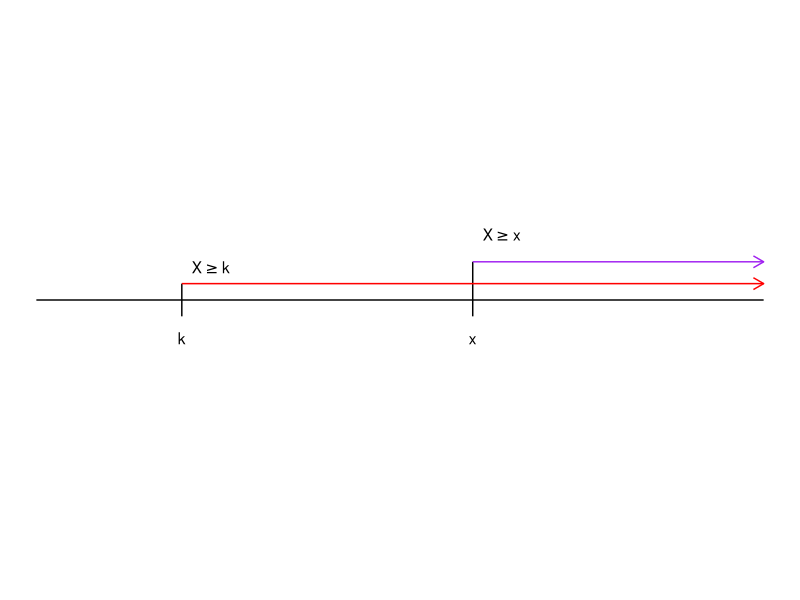
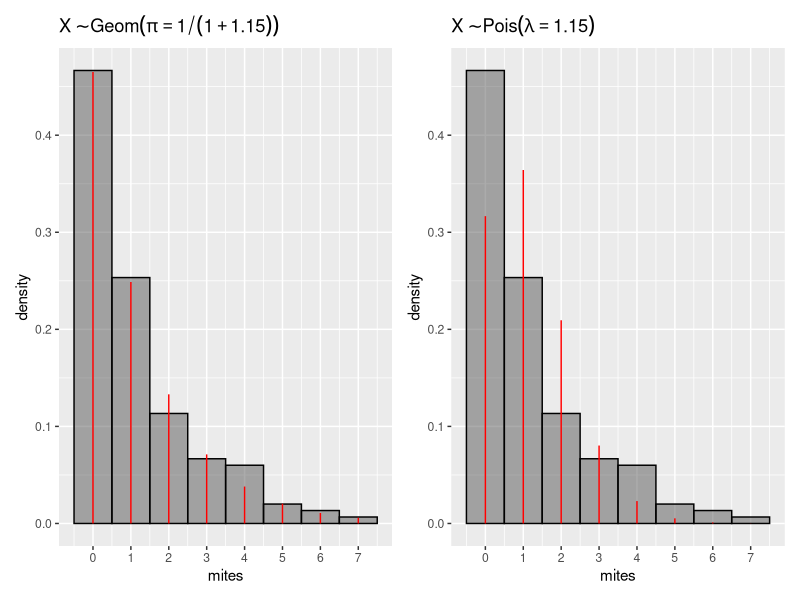

Write the R code that produced these figures, in order.
## ---- chunk 1
knitr::opts_chunk$set(echo = TRUE)
library(tidyverse)
library(patchwork)
## ---- chunk 2

ggplot(data = NULL) +
  geom_line(mapping = aes(x = 0:5, y = 0))+
  geom_segment( mapping = aes(x = 3, xend = 3, y = -0.003, yend = 0.007))+
  geom_segment( mapping = aes(x = 1, xend = 1, y = -0.003, yend = 0.003))+
  annotate(geom = "text", x = 3, y = -0.007,label = "x")+
  annotate(geom = "text", x = 1, y = -0.007,label = "k")+
  geom_segment( mapping = aes(x = 3, xend = 5, y = 0.007, yend = 0.007), arrow = arrow(length = unit(0.3, "cm")),color="purple")+
  geom_segment( mapping = aes(x = 1, xend = 5, y = 0.003, yend = 0.003), arrow = arrow(length = unit(0.3, "cm")),color="red")+
  annotate(geom = "text", x=3.2, y = 0.012, label = expression(X >= x))+
  annotate(geom = "text", x=1.2, y = 0.006, label = expression(X >= k))+
    ylim(c(-0.05,0.05))+
  theme_void()

## ---- chunk 3
apple_trees<-tibble(
         mites=rep(0:7,
                    times=c(70,38,17,10,9,3,2,1) ))

## ---- chunk 4
apple_trees %>% summarise(n = n(), 
                          mean = mean(mites),
                          sd = sd(mites))

## ---- chunk 5

Model_fits <- tibble(
  x = 0:7,
  f1 = dgeom(x, prob = 1/(1+1.15) ),
  f2 =dpois(0:7, lambda = 1.15)
)

p1 <- ggplot()+
  geom_histogram(data = apple_trees,
                 mapping = aes(x = mites, y = ..density..),
                 binwidth = 1,
                 alpha=0.5,
                 color = "black") +
  geom_segment( data = Model_fits,
                mapping = aes(x = x, xend = x, 
                              y = 0, yend =f1),
                color = "red") +
  labs(title = expression(X %~% Geom(pi == 1/(1+1.15)))) +
  scale_x_continuous(breaks = 0:7)

p2 <- ggplot()+
  geom_histogram(data = apple_trees,
                 mapping = aes(x = mites, y = ..density..),
                 binwidth = 1,
                 alpha=0.5,
                 color = "black") +
  geom_segment( data = Model_fits,
                mapping = aes(x = x, xend = x, 
                              y = 0, yend =f2),
                color = "red") +
  labs(title = expression(X %~% Pois(lambda == 1.15))) + 
  scale_x_continuous(breaks = 0:7)

p1 + p2
